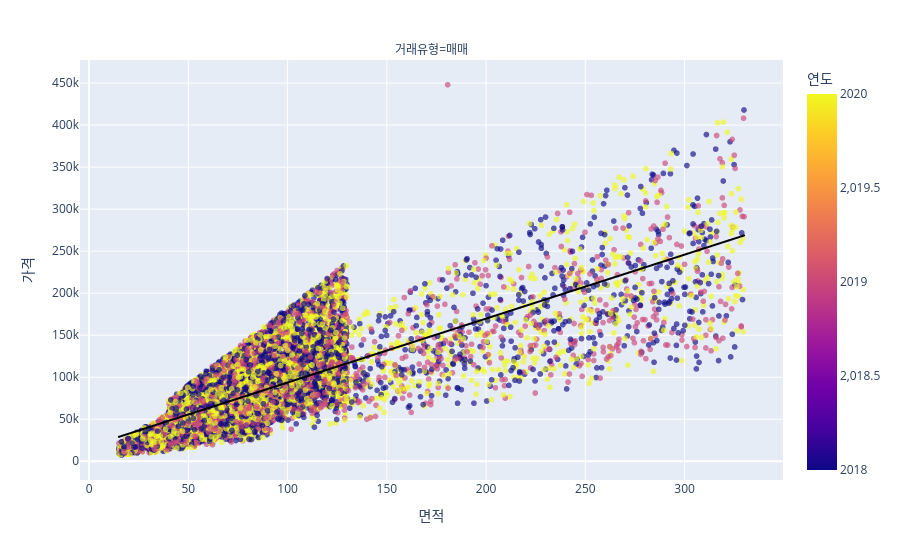

Notebook source saved alongside this figure:
### Markdown cell above
'가격'만 정규화했을 때, 연도별로 매매, 전세, 준전세, 월세, 준월세를 비교해봤을 때, **매매를 제외한 전세, 준전세, 월세, 준월세의 거래가격은 연도가 지날 수록 올랐다고 보기는 어렵다.**  2020년에는 이전 두 연도에 비해 면적과 큰 관계없이 높은 가격의 주택 매매가 많이 이루어졌다. 또한 넓은 면적 (500 제곱미터(약 150평) 이상)의 주택은 매매 이외의 거래유형에서는 찾아볼 수 없었다. 다만, 2020년의 매매 거래량(약 17만8천건)이 이전 두 연도(2018: 약 16만건, 2019: 약 13만건)보다 많았다는 점을 유의해야한다.   

각 거래유형별 더 자세한 비교를 하기 위해 아래 정규화하지 않은 그래프를 그렸다.

### Code cell
## 매매
fig = px.scatter(buy_2.sample(n=10000, random_state=1), x='면적', y='가격', facet_col='거래유형',
                 color='연도', trendline='ols', opacity=0.65, trendline_color_override='black')
fig.show()

### Figure 1 — Plotly figure (JSON) as saved in the notebook; plotly's stock layout.template omitted (floating-point values rounded to 4 significant figures; data arrays with more than 128 entries replaced by an {"elided": "..."} marker saying what was removed)
{"data": [{"hovertemplate": "거래유형=매매<br>면적=%{x}<br>가격=%{y}<br>연도=%{marker.color}<extra></extra>", "legendgroup": "", "marker": {"color": {"elided": "10000 int values"}, "coloraxis": "coloraxis", "opacity": 0.65, "symbol": "circle"}, "mode": "markers", "name": "", "showlegend": false, "type": "scattergl", "x": {"elided": "10000 float values"}, "xaxis": "x", "y": {"elided": "10000 float values"}, "yaxis": "y"}, {"hovertemplate": "<b>OLS trendline</b><br>가격 = 760.732 * 면적 + 17633.3<br>R<sup>2</sup>=0.660613<br><br>거래유형=매매<br>면적=%{x}<br>가격=%{y} <b>(trend)</b><extra></extra>", "legendgroup": "", "line": {"color": "black"}, "marker": {"symbol": "circle"}, "mode": "lines", "name": "", "showlegend": false, "type": "scattergl", "x": {"elided": "10000 float values"}, "xaxis": "x", "y": {"elided": "10000 float values"}, "yaxis": "y"}], "layout": {"annotations": [{"font": {}, "showarrow": false, "text": "거래유형=매매", "x": 0.5, "xanchor": "center", "xref": "paper", "y": 1.0, "yanchor": "bottom", "yref": "paper"}], "coloraxis": {"colorbar": {"title": {"text": "연도"}}, "colorscale": [[0.0, "#0d0887"], [0.1111, "#46039f"], [0.2222, "#7201a8"], [0.3333, "#9c179e"], [0.4444, "#bd3786"], [0.5556, "#d8576b"], [0.6667, "#ed7953"], [0.7778, "#fb9f3a"], [0.8889, "#fdca26"], [1.0, "#f0f921"]]}, "legend": {"tracegroupgap": 0}, "margin": {"t": 60}, "xaxis": {"anchor": "y", "domain": [0.0, 1.0], "title": {"text": "면적"}}, "yaxis": {"anchor": "x", "domain": [0.0, 1.0], "title": {"text": "가격"}}}}
